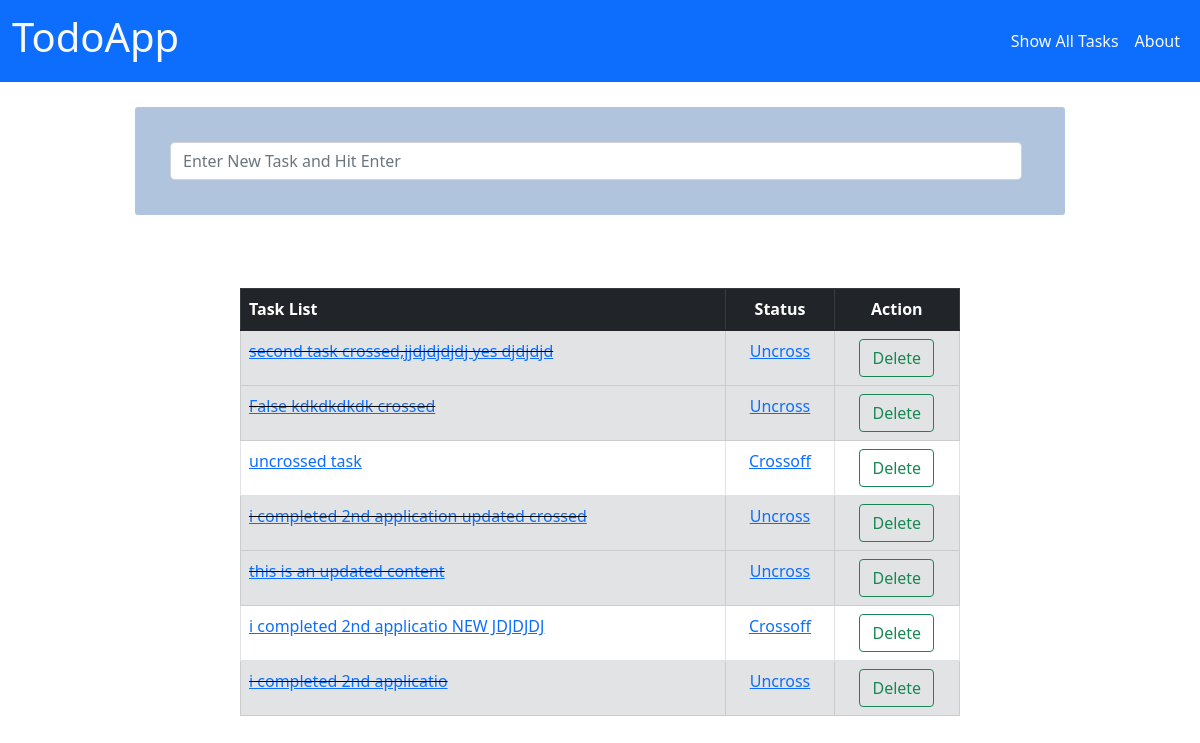
The page / on the database its author committed.
### todolist/models.py (models this page shows, shortened)
class List ( models.Model):
    item = models.CharField(max_length=200)
    completed = models.BooleanField(default=False)

### todolist/views.py (the view)
# urls.py: path('', views.home, name="home" ),
def home(request):
    if request.method == 'POST':
        taskform = ListForm(request.POST or None)
        if taskform.is_valid:
            taskform.save()
            messages.success(request,'New task has been added!')
            all_item = List.objects.all
            return render(request, 'home.html', { 'all_item': all_item})
    else:
        all_item = List.objects.all
        return render(request, 'home.html', { 'all_item': all_item})

### todolist/templates/home.html (shortened to what this page needs)
{% extends 'base.html'%}
{%block content%}
<form  action="{% url 'home' %}" method="POST"  class="d-flex ms-auto me-auto col-md-10" style=" padding:35px; margin-top: 25px; background-color:lightsteelblue; border-radius: 3px;;">
    <input class="form-control me-2" type="search" placeholder="Enter New Task and Hit Enter" aria-label="Search" name="item" required>
</form>
<div class="container col-md-8" style="margin-top: 25px;">
{% if all_item%}
    <table class="table table-bordered">
        <thead>
        <tr class="table-dark">
            <th scope="col">Task List</th>
            <th scope="col"><center>Status</center></th>
            <th scope="col"><center>Action</center></th>
        </tr>
        </thead>
        <tbody>
            {% for x in all_item %}
                {% if x.completed%}
                    <tr class="table-secondary">
                        <td class="striker"><a href="{% url 'edit' x.id %}"> {{x.item}}</a> </td>
                        <td> <center><a href="{% url 'uncross' x.id %}"> Uncross </a></center></td>
                        <td> <center><a href="{% url 'delete' x.id %}"><button class="btn btn-outline-success" type="submit"> Delete </button></a> </center></td>
                    </tr>
                {% else %}
                    <tr>
                        <td> <a href="{% url 'edit' x.id %}"> {{x.item}}</a> </td>
                        <td> <center><a href="{% url 'crossoff' x.id %}"> Crossoff</a></center></td>
                        <td> <center><a href="{% url 'delete' x.id %}"><button class="btn btn-outline-success" type="submit"> Delete </button></a> </center></td>
                    </tr>
                {% endif %}
            {% endfor %}
        </tbody>
    </table>
    </div>
{% endif%}
{%endblock%}

### todolist/templates/base.html (shortened to what this page needs)
{% load static %}
<!doctype html>
<html lang="en">
  <head>
    <link href="https://cdn.jsdelivr.net/npm/bootstrap@5.1.1/dist/css/bootstrap.min.css" rel="stylesheet">
    <link href=" {% static 'css/my_style.css' %}" rel="stylesheet">
  </head>
  <body>
    <nav class="navbar navbar-expand-lg navbar-light bg-primary">
        <div class="container-fluid text-light">
          <a class="navbar-brand text-light" href="{% url 'home' %}"><h1>TodoApp</h1></a>
          <div class="collapse navbar-collapse" id="navbarSupportedContent">
            <ul class="navbar-nav  ms-auto mb-2 mb-lg-0 ">
              <li class="nav-item ">
                <a class="nav-link active text-light" aria-current="page" href="{% url 'home' %}">Show All Tasks</a>
              </li>
              <li class="nav-item ">
                <a class="nav-link active text-light" aria-current="page" href="{% url 'about' %}">About</a>
              </li>
            </ul>
          </div>
        </div>
      </nav>
    <div class="container" style="margin-bottom: 100px;">
      {%block content%}
      {% endblock %}
      </div>
  </body>
</html>

### static/css/my_style.css (style rules this page uses)
.striker { text-decoration: line-through; }

### rows shown on the page
List: item "second task crossed,jjdjdjdjdj yes djdjdjd"
List: item "False kdkdkdkdk crossed"
List: item "uncrossed task"
List: item "i completed 2nd application updated crossed"
List: item "this is an updated content"
List: item "i completed 2nd applicatio NEW JDJDJDJ"
List: item "i completed 2nd applicatio"
